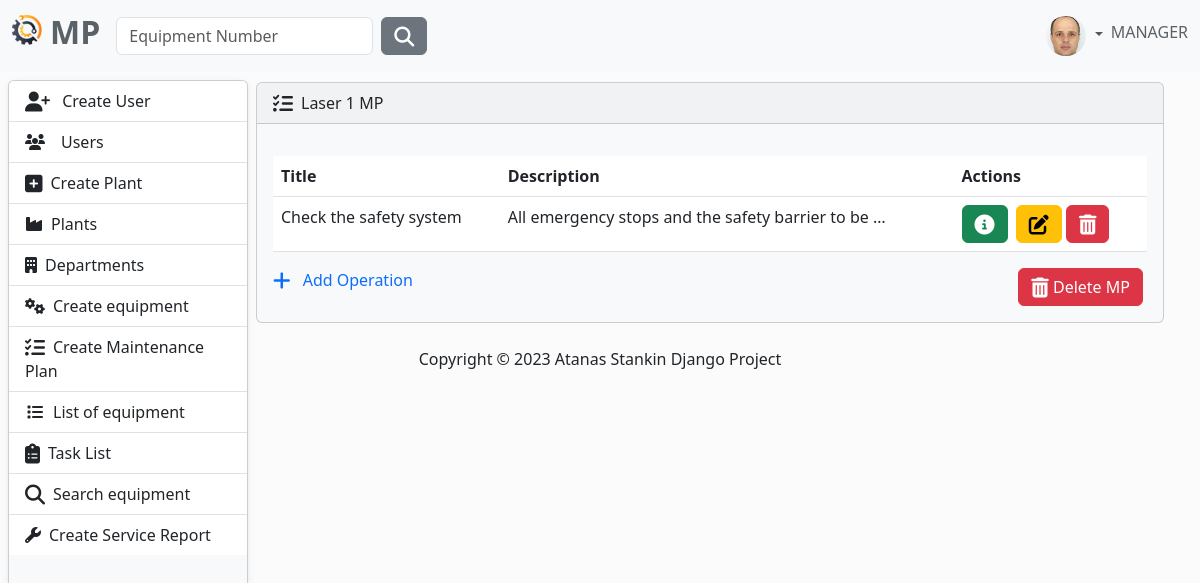
Page /mp/details/7/ (signed in) on the committed database.
### MaintenancePlanner/accounts/models.py (models this page shows, shortened)
class AppUser(AbstractUser, PermissionsMixin):
    username = models.CharField(
        max_length=30,
        validators=[
            MinLengthValidator(4),
        ],
        unique=True,
    )
    first_name = models.CharField(
        max_length=30,
        validators=[
            MinLengthValidator(2),
            user_name_validator,
        ]
    )
    last_name = models.CharField(
        max_length=30,
        validators=[
            MinLengthValidator(2),
            user_name_validator,
        ]
    )
    email = models.EmailField(unique=True)
    class Role(models.TextChoices):
        MANAGER = "MANAGER", 'Manager'
        SUPERVISOR = "SUPERVISOR", 'Supervisor'
        OPERATOR = "OPERATOR", 'Operator'
    role = models.CharField(max_length=50, choices=Role.choices)

class Profile(models.Model):
    user = models.OneToOneField(AppUser, on_delete=models.CASCADE)
    image = models.ImageField(
        default='images/default.jpg',
        null=True,
        blank=True,
        upload_to='images/'
    )

### MaintenancePlanner/maintenance_plan/models.py (models this page shows, shortened)
class MaintenancePlanModel(models.Model):
    name = models.CharField(
        max_length=30,
        unique=True,
    )
    equipment = models.OneToOneField(
        to=Equipment,
        on_delete=models.CASCADE,
    )

class Operation(models.Model):
    title = models.CharField(
        max_length=30,
    )
    description = models.TextField()
    maintenance_plan = models.ForeignKey(
        to=MaintenancePlanModel,
        on_delete=models.CASCADE,
    )

### MaintenancePlanner/maintenance_plan/views.py (the view)
# urls.py: path('details/<int:pk>/', views.mp_details, name='mp-details'),
@login_required
def mp_details(request, pk):
    mp = MaintenancePlanModel.objects.get(pk=pk)
    operations = Operation.objects.filter(maintenance_plan=mp)
    context = {
        'mp': mp,
        'operations': operations,
    }
    return render(request, 'mp/maintenance-plan.html', context)

### MaintenancePlanner/maintenance_plan/templates/mp/maintenance-plan.html (shortened to what this page needs)
{% extends 'base.html' %}
{% block content %}
        <div class="card bg-light ms-1 me-4 mb-4 mt-0">
            <div class="card-header">
                <i class="fa-solid fa-list-check fa-lg me-2"></i>{{ mp.name }}
            </div>
            <div class="card-body">
                <p class="card-text">
                <div class="table-responsive">
                    <table class="table table-hover">
                        <thead>
                        <tr>
                            <th scope="col">Title</th>
                            <th scope="col">Description</th>
                            <th scope="col">Actions</th>
                        </tr>
                        </thead>
                        <tbody>
                        {% for operation in operations %}
                            <tr>
                                <td>{{ operation.title }}</td>
                                <td>{{ operation.description|truncatechars:50 }}</td>
                                <td>
                                    <button type="button" class="btn btn-success me-1"
                                            href="{% url 'operation-details' operation.id %}" data-bs-toggle="modal"
                                            data-bs-target="#myModal{{ operation.id }}">
                                        <i class="fa-solid fa-circle-info fa-lg"></i>
                                    </button>
                                    {% if request.user.role == 'MANAGER' or request.user.role == 'SUPERVISOR' %}
                                        <a class="btn btn-warning" href="{% url 'operation-update' operation.id %}">
                                            <i class="fa-solid fa-pen-to-square fa-lg"></i>
                                        </a>
                                        <button type="button" class="btn btn-danger me-1"
                                                href="#"
                                                data-bs-toggle="modal"
                                                data-bs-target="#myModal2{{ operation.id }}">
                                            <i class="fa-solid fa-trash-can fa-lg"></i>
                                        </button>
                                    {% endif %}
                                </td>
                            </tr>
                        {% endfor %}
                        </tbody>
                    </table>
                    {% if request.user.role == 'MANAGER' or request.user.role == 'SUPERVISOR' %}
                        <div class="d-flex justify-content-between">
                            <a class="link-primary text-decoration-none" href="{% url 'create-operation' mp.id %}">
                                <i class="fa-solid fa-plus fa-lg me-2"></i>
                                Add Operation
                            </a>
                            <button type="button" class="btn btn-danger me-1"
                                    href="#"
                                    data-bs-toggle="modal"
                                    data-bs-target="#myModal3{{ mp.id }}">
                                <i class="fa-solid fa-trash-can fa-lg"></i>
                                Delete MP
                            </button>
                        </div>
                    {% endif %}
                </div>
            </div>
        </div>
{% endblock %}

### templates/partials/navbar.html (shortened to what this page needs)
{% load static %}
<nav class="navbar navbar-expand-lg bg-light fixed-top" data-bs-theme="light">
    <div class="container-fluid">
        <a class="navbar-brand" href="{% url 'home-page' %}">
            <ul class="navbar-nav ms-auto d-flex flex-row">
                <li><img class="logo me-2" src="{% static 'img/logo.png' %}" alt="logo" height="30"></li>
                <li><h2 style="color: #5a6268; font-weight: bold">MP</h2></li>
            </ul>
        </a>
        <div class="collapse navbar-collapse" id="navbarColor01">
            {% if user.is_authenticated %}
                <form class="d-flex" method=POST action="{% url 'search-equipment' %}">
                    <input class="form-control me-sm-2" type="search" placeholder="Equipment Number"
                           name="number">
                    <button class="btn btn-secondary my-2 my-sm-0" type="submit"><i
                            class="fa-solid fa-magnifying-glass fa-lg"></i></button>
                </form>
            {% endif %}
            <ul class="navbar-nav ms-auto d-flex flex-row">
                {% if not request.user.is_authenticated %}
                    <li class="nav-item">
                        <a class="nav-link" href="{% url 'login' %}"><i
                                class="fa-solid fa-right-to-bracket fa-lg me-2"></i>Sig In
                        </a>
                    </li>
                {% else %}
                    <li class="nav-item dropdown d-flex align-items-center">
                        <div class="btn-group dropdown">
                            <a class="nav-link dropdown-toggle" data-bs-toggle="dropdown" href="#" role="button"
                               aria-haspopup="true" aria-expanded="false">
                                {% if user.profile.image %}
                                    <img src="{{ user.profile.image.url }}" class="rounded-circle" height="40"
                                         loading="lazy"/>
                                {% else %}
                                    <img src="{% static 'img/profile-img.png' %}" class="rounded-circle" height="40"
                                         loading="lazy"/>
                                {% endif %}
                            </a>
                        </div>
                        <h6 style="color: #5a6268">{{ request.user.role }}</h6>
                    </li>
                {% endif %}
            </ul>
        </div>
    </div>
</nav>

### static/css/body.css (style rules this page uses)
body { background-color: #fbfbfb; }

### rows in the picture
AppUser: profile.image (picture), user.role "MANAGER"
MaintenancePlanModel: name "Laser 1 MP"
Operation: title "Check the safety system", description "All emergency stops and the safety barrier to be …"
